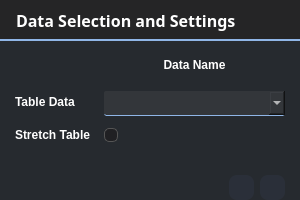
<?xml version="1.0" encoding="UTF-8"?>
<ui version="4.0">
 <class>TableSettingsPanel</class>
 <widget class="QWidget" name="TableSettingsPanel">
  <property name="geometry">
   <rect>
    <x>0</x>
    <y>0</y>
    <width>300</width>
    <height>200</height>
   </rect>
  </property>
  <property name="minimumSize">
   <size>
    <width>300</width>
    <height>200</height>
   </size>
  </property>
  <property name="maximumSize">
   <size>
    <width>300</width>
    <height>200</height>
   </size>
  </property>
  <property name="windowTitle">
   <string>Settings</string>
  </property>
  <property name="styleSheet">
   <string notr="true">* {
background : #262a2f;
}

/* SpinBox基本样式 */
        QSpinBox {
            padding: 0px;
            border: 1px solid #404043;
            border-radius: 5px;
            font-size: 12px;
        }

        QSpinBox:hover {
            border: 1px solid #606063;
        }
        
        QSpinBox:focus {
            border: 1px solid #404043;
        }
        
        
        
        QSpinBox::up-button {
            subcontrol-origin: border;
            subcontrol-position: top right;
            width: 20px;
            border-top-right-radius: 5px;
            background: #404043;
        }
        
        QSpinBox::up-button:hover {
            background: #606063;
        }
        
        QSpinBox::up-button:pressed {
            background: #404043;
        }
      
        
        QSpinBox::down-button {
            subcontrol-origin: border;
            subcontrol-position: bottom right;
            width: 20px;
            border-bottom-right-radius: 5px;
            background: #404043;
        }
        
        QSpinBox::down-button:hover {
            background: #606063;
        }
        
        QSpinBox::down-button:pressed {
            background: #404043;
        }



/* scroll bar*/
 QScrollBar:vertical {
	border: none;
    background: #303030;
    width: 8px;
    margin: 21px 0 21px 0;
	border-radius: 0px;
 }
 QScrollBar::handle:vertical {	
	background: #90b6e7;
    min-height: 25px;
	border-radius: 4px
 }


/*设置上下滑条按钮*/
 QScrollBar::add-line:vertical {
     border: none;
    background: #252526;
     height: 20px;
	border-bottom-left-radius: 4px;
    border-bottom-right-radius: 4px;
     subcontrol-position: bottom;
     subcontrol-origin: margin;
 }
 QScrollBar::sub-line:vertical {
	border: none;
    background: #252526;
     height: 20px;
	border-top-left-radius: 4px;
    border-top-right-radius: 4px;
     subcontrol-position: top;
     subcontrol-origin: margin;
 }


/*防止遮住滑条背景颜色*/
 QScrollBar::up-arrow:vertical, QScrollBar::down-arrow:vertical {
     background: none;
 }
 QScrollBar::add-page:vertical, QScrollBar::sub-page:vertical {
     background: none;
 }

/*全局checkbox样式 多选框*/
QCheckBox {
            spacing: 8px;    /*多选框与字体的空格*/
            font-size: 11px;
        }
        
QCheckBox::indicator {
            width: 12px;
            height: 12px;
            border: 1px solid #555555;
            border-radius: 5px;
            background: #202023;
        }
        
QCheckBox::indicator:hover {
            border: 1px solid #ffffff;
        }

        
QCheckBox::indicator:checked {
            border: 1px solid #90b6e7;
            image: url(:/png/sub_resource/true.png);
        }
QCheckBox::indicator:disabled {
            border: 1px solid #454555;
            background: #454555;
        }
        
        QCheckBox::indicator:checked:disabled {
            background: #454555;
            border: 2px solid #454555;
        }



        
        </string>
  </property>
  <layout class="QVBoxLayout" name="verticalLayout">
   <property name="spacing">
    <number>0</number>
   </property>
   <property name="leftMargin">
    <number>0</number>
   </property>
   <property name="topMargin">
    <number>0</number>
   </property>
   <property name="rightMargin">
    <number>0</number>
   </property>
   <property name="bottomMargin">
    <number>0</number>
   </property>
   <item>
    <widget class="QWidget" name="top_name_bar" native="true">
     <property name="maximumSize">
      <size>
       <width>16777215</width>
       <height>50</height>
      </size>
     </property>
     <property name="styleSheet">
      <string notr="true">* {
	background : #252526;
	font-family : &quot;Comfortaa&quot;;
	color : white;
	border-bottom : 2px solid #90b6e7;
	font-weight : Bold;
}</string>
     </property>
     <layout class="QVBoxLayout" name="verticalLayout_2">
      <item>
       <widget class="QLabel" name="label">
        <property name="font">
         <font>
          <family>Comfortaa</family>
          <pointsize>12</pointsize>
          <bold>true</bold>
         </font>
        </property>
        <property name="styleSheet">
         <string notr="true">border-bottom : 0 solid transparent;
padding-left : 3px;</string>
        </property>
        <property name="text">
         <string>Data Selection and Settings</string>
        </property>
       </widget>
      </item>
     </layout>
    </widget>
   </item>
   <item>
    <widget class="QWidget" name="settings_panel" native="true">
     <property name="maximumSize">
      <size>
       <width>16777215</width>
       <height>16777215</height>
      </size>
     </property>
     <property name="styleSheet">
      <string notr="true">* {
color : white;
font-family : &quot;Comfortaa&quot;;
font-weight : Bold;
}

QComboBox {
        background-color: #33363a;
        border-radius : 2px;
	    max-height : 9px;
        border-bottom: 1px solid #90b6e7;
        padding: 5px;
    }
QComboBox:focus {
		background-color: #454555;
        border-bottom: 1px solid #ffffff;
    }

</string>
     </property>
     <layout class="QGridLayout" name="gridLayout">
      <property name="leftMargin">
       <number>15</number>
      </property>
      <property name="rightMargin">
       <number>15</number>
      </property>
      <property name="spacing">
       <number>9</number>
      </property>
      <item row="1" column="1">
       <widget class="QComboBox" name="first_data_selection_box">
        <property name="minimumSize">
         <size>
          <width>0</width>
          <height>25</height>
         </size>
        </property>
        <property name="editable">
         <bool>true</bool>
        </property>
        <property name="minimumContentsLength">
         <number>0</number>
        </property>
       </widget>
      </item>
      <item row="4" column="1">
       <spacer name="verticalSpacer">
        <property name="orientation">
         <enum>Qt::Orientation::Vertical</enum>
        </property>
        <property name="sizeHint" stdset="0">
         <size>
          <width>20</width>
          <height>40</height>
         </size>
        </property>
       </spacer>
      </item>
      <item row="3" column="0">
       <widget class="QLabel" name="stretch_table_title">
        <property name="text">
         <string>Stretch Table</string>
        </property>
       </widget>
      </item>
      <item row="0" column="1">
       <widget class="QLabel" name="data_name_title">
        <property name="minimumSize">
         <size>
          <width>0</width>
          <height>30</height>
         </size>
        </property>
        <property name="maximumSize">
         <size>
          <width>16777215</width>
          <height>40</height>
         </size>
        </property>
        <property name="text">
         <string>Data Name</string>
        </property>
        <property name="alignment">
         <set>Qt::AlignmentFlag::AlignCenter</set>
        </property>
       </widget>
      </item>
      <item row="3" column="1">
       <widget class="QCheckBox" name="stretch_table_check">
        <property name="text">
         <string/>
        </property>
       </widget>
      </item>
      <item row="1" column="0">
       <widget class="QLabel" name="first_data_title">
        <property name="maximumSize">
         <size>
          <width>80</width>
          <height>16777215</height>
         </size>
        </property>
        <property name="text">
         <string>Table Data</string>
        </property>
       </widget>
      </item>
      <item row="2" column="1">
       <spacer name="verticalSpacer_2">
        <property name="orientation">
         <enum>Qt::Orientation::Vertical</enum>
        </property>
        <property name="sizeType">
         <enum>QSizePolicy::Policy::Fixed</enum>
        </property>
        <property name="sizeHint" stdset="0">
         <size>
          <width>20</width>
          <height>5</height>
         </size>
        </property>
       </spacer>
      </item>
     </layout>
    </widget>
   </item>
   <item>
    <widget class="QWidget" name="ctrl_btn_container" native="true">
     <property name="maximumSize">
      <size>
       <width>16777215</width>
       <height>40</height>
      </size>
     </property>
     <property name="styleSheet">
      <string notr="true">QPushButton {
    background-position: center;
    background-repeat: no-repeat;
	background : #2a2f39;
	border-radius : 8px;
}

QPushButton:hover{
	background : #252526;
	margin :0;
}
QPushButton:pressed{
	background-color : #2a2f39;
	margin :0;
}


/*图片样式*/
QPushButton#finish_btn {
    icon: url(:/png/sub_resource/accept.png);
    icon-size: 20px 20px;
}
QPushButton#cancel_btn {
    icon: url(:/png/sub_resource/cancel.png);
    icon-size: 20px 20px;
}

</string>
     </property>
     <layout class="QHBoxLayout" name="horizontalLayout">
      <property name="leftMargin">
       <number>0</number>
      </property>
      <property name="topMargin">
       <number>0</number>
      </property>
      <property name="rightMargin">
       <number>15</number>
      </property>
      <property name="bottomMargin">
       <number>0</number>
      </property>
      <item>
       <spacer name="horizontalSpacer">
        <property name="orientation">
         <enum>Qt::Orientation::Horizontal</enum>
        </property>
        <property name="sizeHint" stdset="0">
         <size>
          <width>495</width>
          <height>20</height>
         </size>
        </property>
       </spacer>
      </item>
      <item>
       <widget class="QPushButton" name="cancel_btn">
        <property name="minimumSize">
         <size>
          <width>25</width>
          <height>25</height>
         </size>
        </property>
        <property name="maximumSize">
         <size>
          <width>25</width>
          <height>25</height>
         </size>
        </property>
        <property name="text">
         <string/>
        </property>
       </widget>
      </item>
      <item>
       <widget class="QPushButton" name="finish_btn">
        <property name="minimumSize">
         <size>
          <width>25</width>
          <height>25</height>
         </size>
        </property>
        <property name="maximumSize">
         <size>
          <width>25</width>
          <height>25</height>
         </size>
        </property>
        <property name="text">
         <string/>
        </property>
       </widget>
      </item>
     </layout>
    </widget>
   </item>
  </layout>
 </widget>
 <resources>
  <include location="sub_resources_rc.qrc"/>
 </resources>
 <connections/>
</ui>
